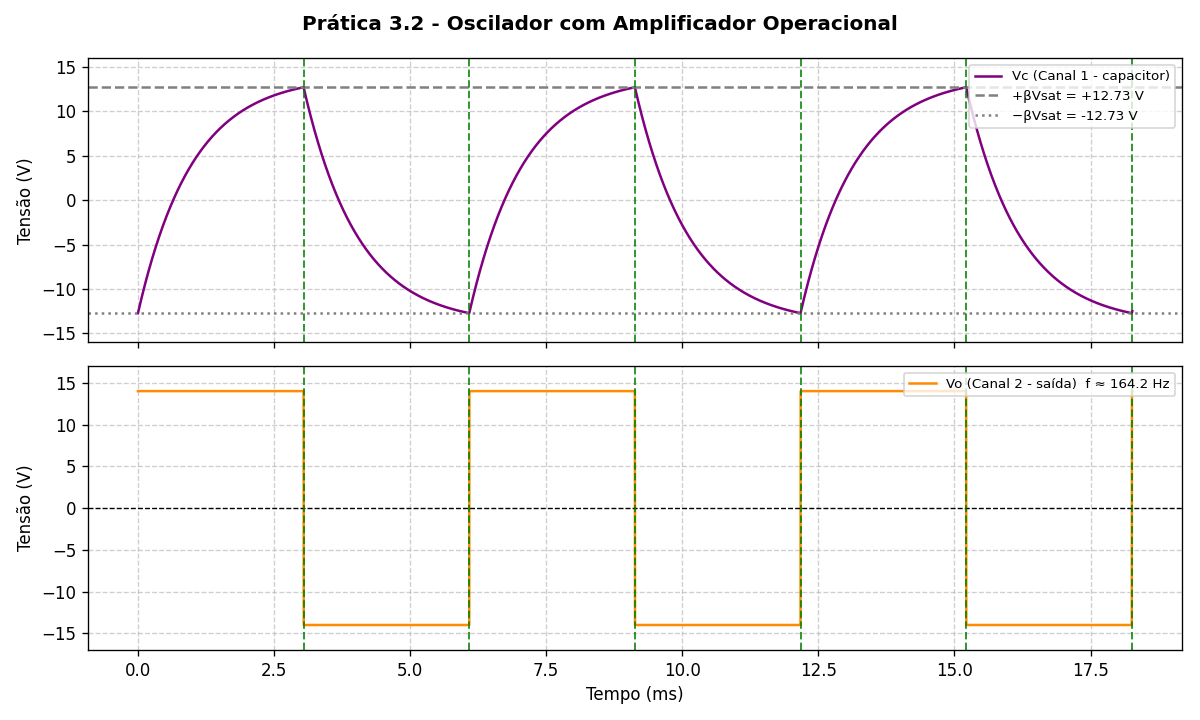

Generate this figure with Python:
import matplotlib.pyplot as plt
import numpy as np

# Parâmetros do circuito
R = 10e3
C = 100e-9
R1 = 100e3     # pino 3 -> GND
Rf = 10e3      # saída -> pino 3
V_sat = 14.0   # ajuste com o valor medido

beta = R1 / (R1 + Rf)
V_lim = beta * V_sat
t_H = R * C * np.log((1 + beta) / (1 - beta))
T = 2 * t_H
f = 1 / T

# Simulação: dVc/dt = (Vo - Vc) / RC, comutando em ±beta*Vsat
dt = 1e-6
t = np.arange(0, 3 * T, dt)
Vc = np.zeros_like(t)
Vo = np.zeros_like(t)
Vo[0] = V_sat
Vc[0] = -V_lim

for i in range(1, len(t)):
    Vo[i] = Vo[i - 1]
    if Vo[i] == V_sat and Vc[i - 1] >= V_lim:
        Vo[i] = -V_sat
    elif Vo[i] == -V_sat and Vc[i - 1] <= -V_lim:
        Vo[i] = V_sat
    Vc[i] = Vc[i - 1] + (Vo[i] - Vc[i - 1]) / (R * C) * dt

# Conferência: período da simulação = período teórico
edges = t[np.flatnonzero(np.diff(Vo)) + 1]
assert abs((edges[2] - edges[0]) - T) / T < 0.01, "período simulado diverge"

print(f"beta = {beta:.4f}")
print(f"Vc pico = ±{V_lim:.2f} V")
print(f"tH = tL = {t_H * 1e3:.2f} ms")
print(f"T = {T * 1e3:.2f} ms  ->  f = {f:.1f} Hz")

fig, (ax1, ax2) = plt.subplots(2, 1, figsize=(10, 6), sharex=True)
fig.suptitle("Prática 3.2 - Oscilador com Amplificador Operacional",
             fontsize=12, weight="bold")

ax1.plot(t * 1e3, Vc, color="purple", label="Vc (Canal 1 - capacitor)")
ax1.axhline(V_lim, color="gray", linestyle="--",
            label=f"+βVsat = {V_lim:+.2f} V")
ax1.axhline(-V_lim, color="gray", linestyle=":",
            label=f"−βVsat = {-V_lim:+.2f} V")
ax1.set_ylabel("Tensão (V)")
ax1.set_ylim(-16, 16)
ax1.grid(True, linestyle="--", alpha=0.6)
ax1.legend(loc="upper right", fontsize=8)

ax2.plot(t * 1e3, Vo, color="darkorange",
         label=f"Vo (Canal 2 - saída)  f ≈ {f:.1f} Hz")
ax2.axhline(0, color="black", linewidth=0.8, linestyle="--")
ax2.set_ylabel("Tensão (V)")
ax2.set_xlabel("Tempo (ms)")
ax2.set_ylim(-17, 17)
ax2.grid(True, linestyle="--", alpha=0.6)
ax2.legend(loc="upper right", fontsize=8)

for te in edges:
    for ax in (ax1, ax2):
        ax.axvline(te * 1e3, color="green", linestyle="--",
                   alpha=0.8, linewidth=1.2)

plt.tight_layout()
plt.savefig(__file__.replace(".py", ".png"), dpi=120)
plt.show()
